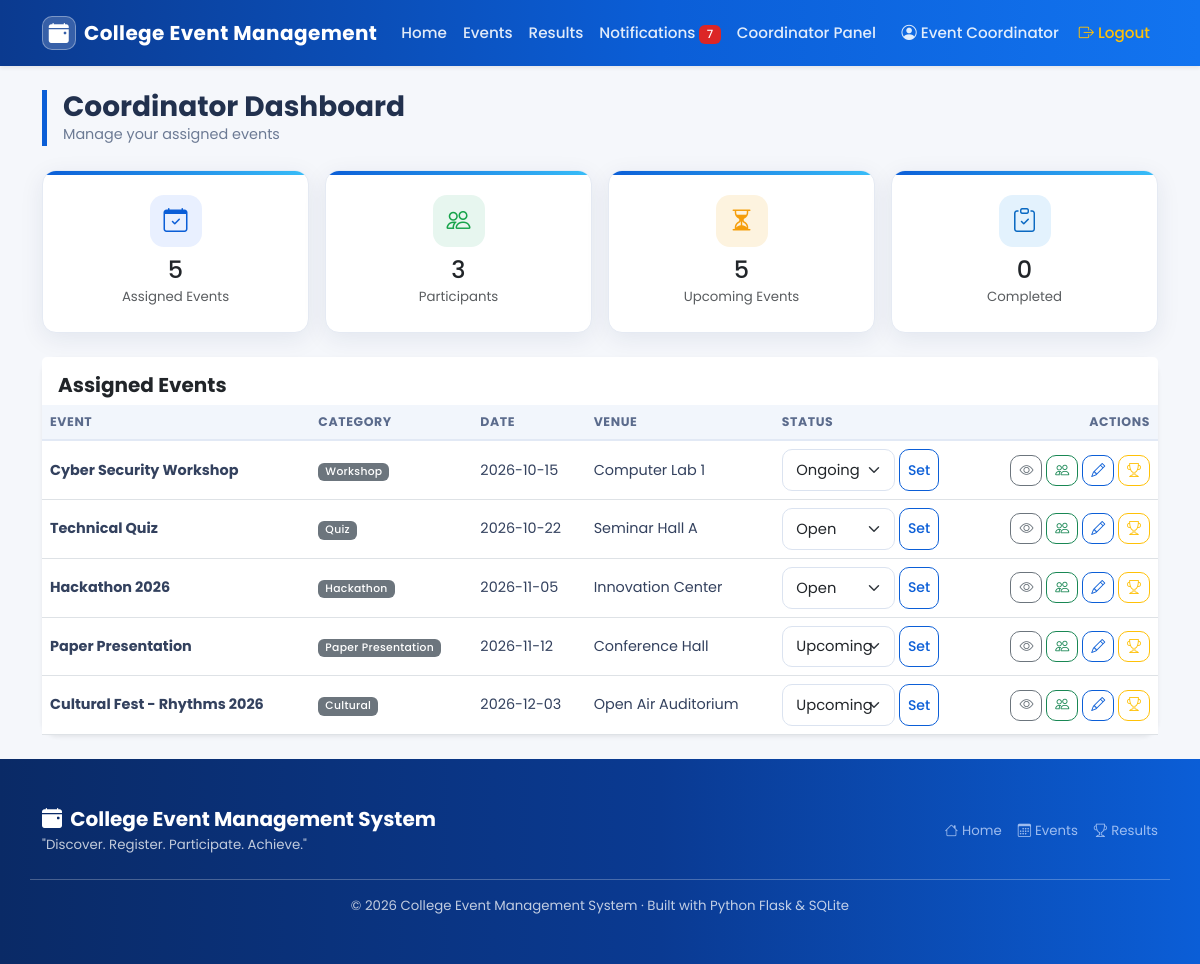
The app's page /coordinator/dashboard (signed in) with its own data.
### tables this page shows
CREATE TABLE users (
        id INTEGER PRIMARY KEY AUTOINCREMENT,
        name TEXT NOT NULL,
        email TEXT NOT NULL UNIQUE,
        password TEXT NOT NULL,
        role TEXT NOT NULL DEFAULT 'student',
        created_at TEXT NOT NULL
    );

CREATE TABLE events (
        id INTEGER PRIMARY KEY AUTOINCREMENT,
        title TEXT NOT NULL,
        description TEXT,
        category TEXT,
        event_date TEXT NOT NULL,
        start_time TEXT,
        end_time TEXT,
        venue TEXT,
        max_participants INTEGER DEFAULT 50,
        registration_deadline TEXT,
        coordinator_id INTEGER,
        status TEXT DEFAULT 'Upcoming',
        created_at TEXT NOT NULL,
        FOREIGN KEY (coordinator_id) REFERENCES users(id)
    );

### app.py (the view)
@app.route('/coordinator/dashboard')
@login_required
def coordinator_dashboard():
    if session.get('role') not in ('coordinator', 'admin'):
        return dashboard_redirect()
    uid = session['user_id']
    if session['role'] == 'admin':
        assigned = query('SELECT * FROM events ORDER BY event_date')
    else:
        assigned = query(
            'SELECT * FROM events WHERE coordinator_id = ? '
            'ORDER BY event_date', (uid,))
    participant_count = query(
        '''SELECT COUNT(*) c FROM registrations r
           JOIN events e ON r.event_id = e.id
           WHERE e.coordinator_id = ?''', (uid,), one=True)['c']
    if session['role'] == 'admin':
        participant_count = query(
            'SELECT COUNT(*) c FROM registrations',
            (), one=True)['c']
    upcoming = [e for e in assigned
                if e['event_date'] >= date.today().isoformat()
                and e['status'] in ('Open', 'Upcoming', 'Ongoing')]
    status_map = {}
    for e in assigned:
        status_map[e['status']] = status_map.get(e['status'], 0) + 1
    return render_template('coordinator_dashboard.html',
                           assigned=assigned,
                           participant_count=participant_count,
                           upcoming_count=len(upcoming),
                           status_map=status_map)

### app.py (called while the page is built)
def get_db():
    if 'db' not in g:
        g.db = sqlite3.connect(DATABASE)
        g.db.row_factory = sqlite3.Row
        g.db.execute('PRAGMA foreign_keys = ON')
    return g.db

def query(sql, args=(), one=False):
    cur = get_db().execute(sql, args)
    rows = cur.fetchall()
    cur.close()
    return (rows[0] if rows else None) if one else rows

def current_user():
    user_id = session.get('user_id')
    if user_id is None:
        return None
    return query('SELECT * FROM users WHERE id = ?', (user_id,), one=True)

def login_required(f):
    from functools import wraps
    @wraps(f)
    def wrapper(*args, **kwargs):
        if 'user_id' not in session:
            flash('Please login to continue.', 'warning')
            return redirect(url_for('login'))
        return f(*args, **kwargs)
    return wrapper

@app.context_processor
def inject_globals():
    user = current_user()
    unread = 0
    if user:
        unread = query('SELECT COUNT(*) c FROM notifications',
                       (), one=True)['c']
    return dict(current_user=user, categories=CATEGORIES,
                notif_count=unread, today=date.today().isoformat())

### templates/coordinator_dashboard.html (shortened to what this page needs)
{% extends 'base.html' %}
{% block content %}
<div class="page-head mb-4">
  <h3 class="fw-bold">Coordinator Dashboard</h3>
  <p>Manage your assigned events</p>
</div>
<div class="row g-3 mb-4">
  <div class="col-6 col-md-3">
    <div class="card stat-card h-100">
      <div class="card-body text-center py-4">
        <div class="stat-icon" style="background:#e9f0ff;color:#0b5ed7;"><i class="bi bi-calendar-check"></i></div>
        <h4 class="mb-0">{{ assigned|length }}</h4>
        <small class="text-muted">Assigned Events</small>
      </div>
    </div>
  </div>
  <div class="col-6 col-md-3">
    <div class="card stat-card h-100">
      <div class="card-body text-center py-4">
        <div class="stat-icon" style="background:#e7f6ef;color:#16a34a;"><i class="bi bi-people"></i></div>
        <h4 class="mb-0">{{ participant_count }}</h4>
        <small class="text-muted">Participants</small>
      </div>
    </div>
  </div>
  <div class="col-6 col-md-3">
    <div class="card stat-card h-100">
      <div class="card-body text-center py-4">
        <div class="stat-icon" style="background:#fdf3df;color:#f59e0b;"><i class="bi bi-hourglass-split"></i></div>
        <h4 class="mb-0">{{ upcoming_count }}</h4>
        <small class="text-muted">Upcoming Events</small>
      </div>
    </div>
  </div>
  <div class="col-6 col-md-3">
    <div class="card stat-card h-100">
      <div class="card-body text-center py-4">
        <div class="stat-icon" style="background:#e3f2fd;color:#0a69c2;"><i class="bi bi-clipboard-check"></i></div>
        <h4 class="mb-0">{{ status_map.get('Completed', 0) }}</h4>
        <small class="text-muted">Completed</small>
      </div>
    </div>
  </div>
</div>
<div class="card border-0 shadow-sm rounded-4">
  <div class="card-header bg-white border-0 pt-3">
    <h5 class="fw-bold mb-0">Assigned Events</h5>
  </div>
  <div class="table-responsive">
    <table class="table align-middle mb-0">
      <thead class="table-light">
        <tr>
          <th>Event</th><th>Category</th><th>Date</th><th>Venue</th>
          <th>Status</th><th class="text-end">Actions</th>
        </tr>
      </thead>
      <tbody>
        {% for e in assigned %}
        <tr>
          <td><strong>{{ e.title }}</strong></td>
          <td><span class="badge bg-secondary">{{ e.category }}</span></td>
          <td>{{ e.event_date }}</td>
          <td>{{ e.venue }}</td>
          <td>
            <form method="post" action="{{ url_for('coordinator_update_status', event_id=e.id) }}" class="d-flex gap-1">
              <select name="status" class="form-select form-select-sm w-auto">
                {% for s in ['Upcoming','Open','Closed','Ongoing','Completed','Cancelled'] %}
                <option value="{{ s }}" {% if e.status == s %}selected{% endif %}>{{ s }}</option>
                {% endfor %}
              </select>
              <button class="btn btn-sm btn-outline-primary" type="submit">Set</button>
            </form>
          </td>
          <td class="text-end text-nowrap">
            <a href="{{ url_for('event_details', event_id=e.id) }}" class="btn btn-sm btn-outline-secondary"><i class="bi bi-eye"></i></a>
            <a href="{{ url_for('coordinator_participants', event_id=e.id) }}" class="btn btn-sm btn-outline-success"><i class="bi bi-people"></i></a>
            <a href="{{ url_for('coordinator_edit_event', event_id=e.id) }}" class="btn btn-sm btn-outline-primary"><i class="bi bi-pencil"></i></a>
            <a href="{{ url_for('coordinator_add_result', event_id=e.id) }}" class="btn btn-sm btn-outline-warning"><i class="bi bi-trophy"></i></a>
          </td>
        </tr>
        {% else %}
        <tr><td colspan="6" class="text-muted">No events assigned to you.</td></tr>
        {% endfor %}
      </tbody>
    </table>
  </div>
</div>
{% endblock %}

### templates/base.html (shortened to what this page needs)
<!doctype html>
<html lang="en">
<head>
  <link href="{{ url_for('static', filename='vendor/poppins.css') }}" rel="stylesheet">
  <link href="{{ url_for('static', filename='vendor/bootstrap.min.css') }}" rel="stylesheet">
  <link href="{{ url_for('static', filename='vendor/bootstrap-icons.min.css') }}" rel="stylesheet">
  <link href="{{ url_for('static', filename='css/style.css') }}" rel="stylesheet">
</head>
<body>
  <nav class="navbar navbar-expand-lg navbar-dark bg-primary shadow-sm sticky-top">
    <div class="container">
      <a class="navbar-brand fw-bold" href="{{ url_for('index') }}">
        <span class="brand-badge"><i class="bi bi-calendar-event-fill"></i></span>
        <span>College Event Management</span>
      </a>
      <div class="collapse navbar-collapse" id="navContent">
        <ul class="navbar-nav me-auto">
          <li class="nav-item"><a class="nav-link" href="{{ url_for('index') }}">Home</a></li>
          <li class="nav-item"><a class="nav-link" href="{{ url_for('events') }}">Events</a></li>
          <li class="nav-item"><a class="nav-link" href="{{ url_for('results_page') }}">Results</a></li>
          {% if current_user %}
            <li class="nav-item"><a class="nav-link" href="{{ url_for('notifications') }}">
              Notifications {% if notif_count %}<span class="badge bg-danger">{{ notif_count }}</span>{% endif %}
            </a></li>
          {% endif %}
          {% if current_user and current_user.role == 'coordinator' %}
            <li class="nav-item"><a class="nav-link" href="{{ url_for('coordinator_dashboard') }}">Coordinator Panel</a></li>
          {% endif %}
        </ul>
        <ul class="navbar-nav align-items-lg-center gap-lg-1">
          {% if current_user %}
            <li class="nav-item">
              <a class="nav-link" href="{{ url_for('profile') }}">
                <i class="bi bi-person-circle me-1"></i>{{ current_user.name }}
              </a>
            </li>
            <li class="nav-item">
              <a class="nav-link text-warning" href="{{ url_for('logout') }}">
                <i class="bi bi-box-arrow-right me-1"></i>Logout
              </a>
            </li>
          {% endif %}
        </ul>
      </div>
    </div>
  </nav>
  <main class="container my-4">
    {% block content %}{% endblock %}
  </main>
  <footer class="text-white py-5">
    <div class="container">
      <div class="row g-4 align-items-center">
        <div class="col-md-6">
          <h5 class="fw-bold mb-1">
            <i class="bi bi-calendar-event-fill me-1"></i> College Event Management System
          </h5>
          <p class="opacity-75 small mb-0">"Discover. Register. Participate. Achieve."</p>
        </div>
        <div class="col-md-6 text-md-end">
          <div class="d-inline-flex gap-3">
            <a href="{{ url_for('index') }}" class="small opacity-75"><i class="bi bi-house me-1"></i>Home</a>
            <a href="{{ url_for('events') }}" class="small opacity-75"><i class="bi bi-calendar3 me-1"></i>Events</a>
            <a href="{{ url_for('results_page') }}" class="small opacity-75"><i class="bi bi-trophy me-1"></i>Results</a>
          </div>
        </div>
        <div class="col-12 text-center border-top border-white border-opacity-25 pt-3">
          <p class="small opacity-75 mb-0">&copy; 2026 College Event Management System &middot; Built with Python Flask &amp; SQLite</p>
        </div>
      </div>
    </div>
  </footer>
</body>
</html>

### static/css/style.css (style rules this page uses)
:root { --cems-primary: #0b5ed7; --cems-primary-dark: #093d8f; --cems-primary-light: #e9f0ff; --cems-dark: #13294b; --cems-gray: #6c7a94; --cems-bg: #f5f7fb; --cems-border: #e5eaf3; --cems-success: #16a34a; --cems-warning: #f59e0b; --cems-danger: #dc2626; --cems-radius: 14px; --cems-shadow: 0 6px 24px rgba(15, 40, 90, 0.08); --cems-shadow-lg: 0 14px 40px rgba(15, 40, 90, 0.14); }
* { box-sizing: border-box; }
html { scroll-behavior: smooth; }
body { font-family: 'Poppins', 'Segoe UI', system-ui, sans-serif; background: var(--cems-bg); color: #22314e; min-height: 100vh; display: flex; flex-direction: column; font-size: 0.95rem; }
main { flex: 1; }
h1, h2, h3, h4, h5, h6, .navbar-brand { font-family: 'Poppins', sans-serif; }
a { text-decoration: none; }
.navbar { background: linear-gradient(90deg, #0b3a8f 0%, #0b5ed7 55%, #1274f0 100%) !important; box-shadow: 0 4px 18px rgba(11, 62, 143, 0.25); padding: 0.7rem 0; }
.navbar-brand { font-weight: 700; font-size: 1.25rem; letter-spacing: 0.4px; display: inline-flex; align-items: center; gap: 0.5rem; }
.navbar-brand .brand-badge { width: 34px; height: 34px; display: inline-flex; align-items: center; justify-content: center; background: rgba(255, 255, 255, 0.18); border: 1px solid rgba(255, 255, 255, 0.35); border-radius: 10px; }
.navbar .nav-link { color: rgba(255, 255, 255, 0.88); font-weight: 500; padding: 0.5rem 0.9rem; border-radius: 8px; transition: all 0.2s ease; }
.btn { border-radius: 10px; font-weight: 500; transition: all 0.2s ease; }
.btn-outline-primary { color: var(--cems-primary); border: 1.5px solid var(--cems-primary); }
.btn-outline-secondary, .btn-outline-success, .btn-outline-danger, .btn-outline-warning { border-width: 1.5px; }
.card { border: 1px solid var(--cems-border); border-radius: var(--cems-radius); box-shadow: var(--cems-shadow); }
.card-header { border-bottom: 1px solid var(--cems-border); background: #fff; }
.stat-card { border-radius: var(--cems-radius); border: 1px solid var(--cems-border); box-shadow: var(--cems-shadow); position: relative; overflow: hidden; transition: transform 0.25s ease, box-shadow 0.25s ease; }
.stat-card::before { content: ''; position: absolute; top: 0; left: 0; right: 0; height: 4px; background: linear-gradient(90deg, var(--cems-primary), #38bdf8); }
.stat-card .stat-icon { width: 52px; height: 52px; margin: 0 auto 0.6rem; display: flex; align-items: center; justify-content: center; border-radius: 14px; font-size: 1.5rem; }
.badge { font-weight: 500; letter-spacing: 0.3px; }
.badge.bg-danger { background: var(--cems-danger) !important; }
.form-control, .form-select { border-radius: 10px; border: 1.5px solid #dbe3f0; padding: 0.55rem 0.85rem; font-size: 0.92rem; transition: border-color 0.2s, box-shadow 0.2s; }
.table thead th { font-size: 0.78rem; text-transform: uppercase; letter-spacing: 0.6px; color: #5b6b8c; background: #f2f6fc; border-bottom: 2px solid #e2e9f5 !important; white-space: nowrap; }
.table td { font-size: 0.9rem; color: #33415e; }
footer { margin-top: auto; background: linear-gradient(90deg, #0a2a66 0%, #0a3a92 55%, #0b5ed7 100%) !important; }
footer a { color: #cfe0ff; }
.page-head { border-left: 5px solid var(--cems-primary); padding-left: 1rem; }
.page-head h3 { margin-bottom: 0; }
.page-head p { margin-bottom: 0; color: var(--cems-gray); font-size: 0.9rem; }

### records on screen
users: name "Event Coordinator"
events: title "Cyber Security Workshop", category "Workshop", event_date "2026-10-15", venue "Computer Lab 1", status "Ongoing"
events: title "Technical Quiz", category "Quiz", event_date "2026-10-22", venue "Seminar Hall A", status "Open"
events: title "Hackathon 2026", category "Hackathon", event_date "2026-11-05", venue "Innovation Center", status "Open"
events: title "Paper Presentation", category "Paper Presentation", event_date "2026-11-12", venue "Conference Hall", status "Upcoming"
events: title "Cultural Fest - Rhythms 2026", category "Cultural", event_date "2026-12-03", venue "Open Air Auditorium", status "Upcoming"

### other values on screen
{{ notif_count }} "7"
{{ assigned|length }} "5"
{{ participant_count }} "3"
{{ upcoming_count }} "5"
{{ status_map.get('Completed', 0) }} "0"
